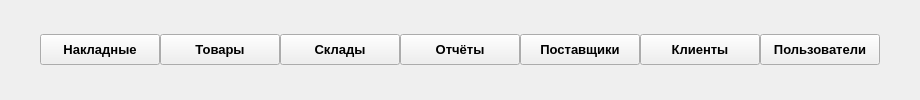
     <widget class="QStackedWidget" name="stackedWidget_MainButtonsTop">
      <property name="sizePolicy">
       <sizepolicy hsizetype="Preferred" vsizetype="Maximum">
        <horstretch>0</horstretch>
        <verstretch>0</verstretch>
       </sizepolicy>
      </property>
      <widget class="QWidget" name="page_MainButtons">
       <layout class="QGridLayout" name="gridLayout_18">
        <property name="leftMargin">
         <number>0</number>
        </property>
        <property name="topMargin">
         <number>0</number>
        </property>
        <property name="rightMargin">
         <number>0</number>
        </property>
        <property name="bottomMargin">
         <number>0</number>
        </property>
        <property name="spacing">
         <number>0</number>
        </property>
        <item row="0" column="3">
         <widget class="QPushButton" name="pushButton_MainStorages">
          <property name="minimumSize">
           <size>
            <width>120</width>
            <height>31</height>
           </size>
          </property>
          <property name="font">
           <font>
            <pointsize>10</pointsize>
            <weight>75</weight>
            <bold>true</bold>
           </font>
          </property>
          <property name="text">
           <string>Склады</string>
          </property>
          <property name="flat">
           <bool>false</bool>
          </property>
         </widget>
        </item>
        <item row="0" column="2">
         <widget class="QPushButton" name="pushButton_MainProducts">
          <property name="minimumSize">
           <size>
            <width>120</width>
            <height>31</height>
           </size>
          </property>
          <property name="font">
           <font>
            <pointsize>10</pointsize>
            <weight>75</weight>
            <bold>true</bold>
           </font>
          </property>
          <property name="text">
           <string>Товары</string>
          </property>
          <property name="flat">
           <bool>false</bool>
          </property>
         </widget>
        </item>
        <item row="0" column="6">
         <widget class="QPushButton" name="pushButton_MainReports">
          <property name="minimumSize">
           <size>
            <width>120</width>
            <height>31</height>
           </size>
          </property>
          <property name="font">
           <font>
            <pointsize>10</pointsize>
            <weight>75</weight>
            <bold>true</bold>
           </font>
          </property>
          <property name="text">
           <string>Отчёты</string>
          </property>
          <property name="flat">
           <bool>false</bool>
          </property>
         </widget>
        </item>
        <item row="0" column="8">
         <widget class="QPushButton" name="pushButton_MainClients">
          <property name="minimumSize">
           <size>
            <width>120</width>
            <height>31</height>
           </size>
          </property>
          <property name="font">
           <font>
            <pointsize>10</pointsize>
            <weight>75</weight>
            <bold>true</bold>
           </font>
          </property>
          <property name="text">
           <string>Клиенты</string>
          </property>
         </widget>
        </item>
        <item row="0" column="0">
         <spacer name="horizontalSpacer_58">
          <property name="orientation">
           <enum>Qt::Horizontal</enum>
          </property>
          <property name="sizeHint" stdset="0">
           <size>
            <width>40</width>
            <height>20</height>
           </size>
          </property>
         </spacer>
        </item>
        <item row="0" column="7">
         <widget class="QPushButton" name="pushButton_MainProviders">
          <property name="minimumSize">
           <size>
            <width>120</width>
            <height>31</height>
           </size>
          </property>
          <property name="font">
           <font>
            <pointsize>10</pointsize>
            <weight>75</weight>
            <bold>true</bold>
           </font>
          </property>
          <property name="text">
           <string>Поставщики</string>
          </property>
         </widget>
        </item>
        <item row="0" column="1">
         <widget class="QPushButton" name="pushButton_MainInvoices">
          <property name="minimumSize">
           <size>
            <width>120</width>
            <height>31</height>
           </size>
          </property>
          <property name="font">
           <font>
            <pointsize>10</pointsize>
            <weight>75</weight>
            <bold>true</bold>
           </font>
          </property>
          <property name="text">
           <string>Накладные</string>
          </property>
          <property name="flat">
           <bool>false</bool>
          </property>
         </widget>
        </item>
        <item row="0" column="9">
         <widget class="QPushButton" name="pushButton_MainUsers">
          <property name="minimumSize">
           <size>
            <width>120</width>
            <height>31</height>
           </size>
          </property>
          <property name="font">
           <font>
            <pointsize>10</pointsize>
            <weight>75</weight>
            <bold>true</bold>
           </font>
          </property>
          <property name="text">
           <string>Пользователи</string>
          </property>
          <property name="flat">
           <bool>false</bool>
          </property>
         </widget>
        </item>
        <item row="0" column="10">
         <spacer name="horizontalSpacer_59">
          <property name="orientation">
           <enum>Qt::Horizontal</enum>
          </property>
          <property name="sizeHint" stdset="0">
           <size>
            <width>40</width>
            <height>20</height>
           </size>
          </property>
         </spacer>
        </item>
       </layout>
      </widget>
      <widget class="QWidget" name="page_4"/>
     </widget>
